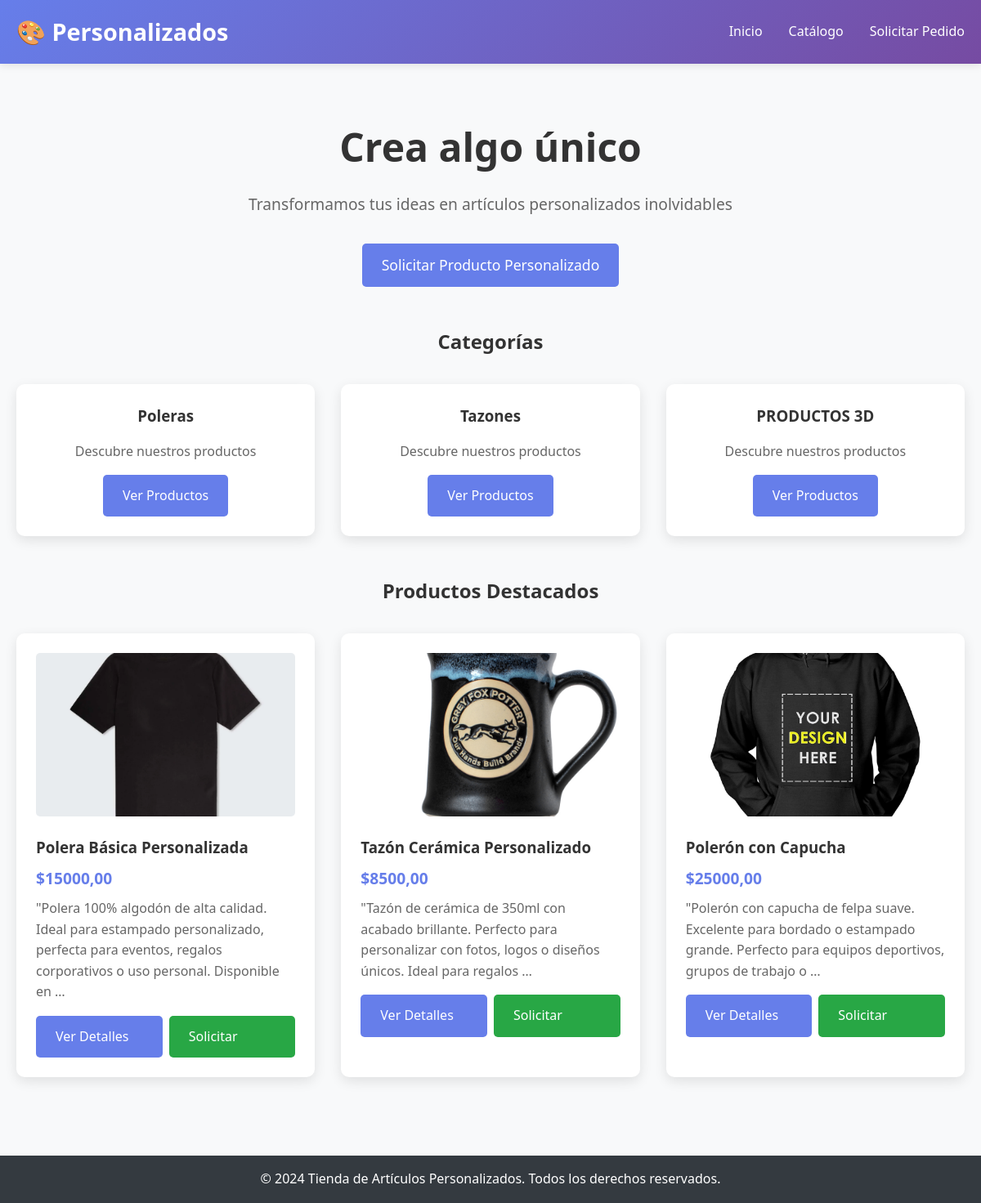
The app's page /, older data.
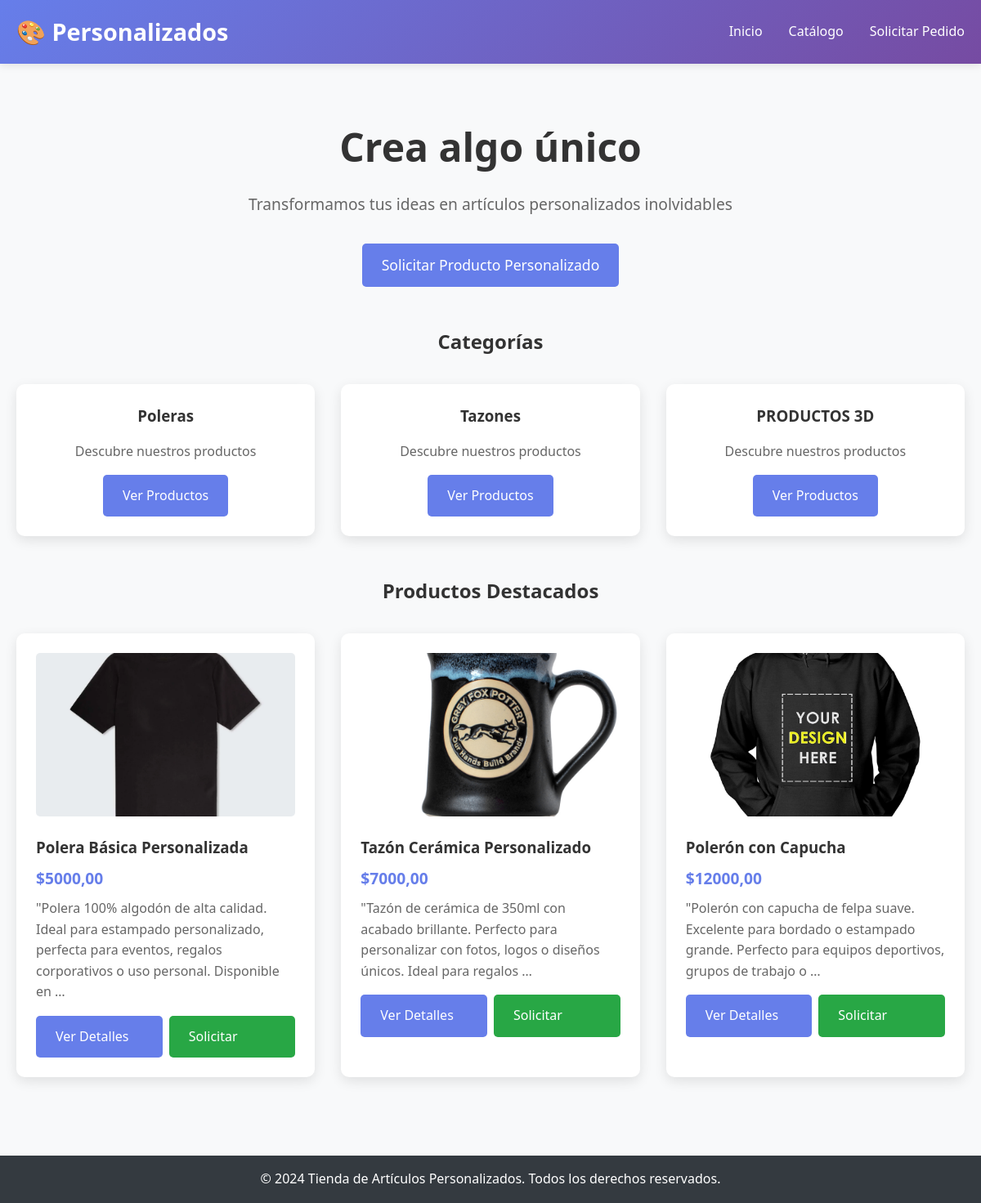
The same page, newer data.
### tienda/models.py (models this page shows, shortened)
class Categoria(models.Model):
    nombre = models.CharField(max_length=100)
    descripcion = models.TextField(blank=True)
    class Meta:
        verbose_name = "Categoría"
        verbose_name_plural = "Categorías"

class Producto(models.Model):
    nombre = models.CharField(max_length=200)
    descripcion = models.TextField()
    categoria = models.ForeignKey(Categoria, on_delete=models.CASCADE)
    precio_base = models.DecimalField(max_digits=10, decimal_places=2)
    activo = models.BooleanField(default=True)
    imagen_1 = models.ImageField(upload_to='productos/', blank=True, null=True)
    imagen_2 = models.ImageField(upload_to='productos/', blank=True, null=True)
    imagen_3 = models.ImageField(upload_to='productos/', blank=True, null=True)
    class Meta:
        verbose_name = "Producto"
        verbose_name_plural = "Productos"

### tienda/views.py (the view)
# urls.py: path('', views.index, name='index'),
def index(request):
    productos_destacados = Producto.objects.filter(activo=True)[:6]
    categorias = Categoria.objects.all()
    return render(request, 'tienda/index.html', {
        'productos_destacados': productos_destacados,
        'categorias': categorias
    })

### templates/tienda/index.html (shortened to what this page needs)
{% extends 'tienda/base.html' %}
{% block content %}
<section style="text-align: center; margin-bottom: 3rem;">
    <h1 style="font-size: 3rem; margin-bottom: 1rem;">Crea algo único</h1>
    <p style="font-size: 1.2rem; color: #666; margin-bottom: 2rem;">
        Transformamos tus ideas en artículos personalizados inolvidables
    </p>
    <a href="{% url 'tienda:solicitar_pedido' %}" class="btn" style="font-size: 1.1rem;">
        Solicitar Producto Personalizado
    </a>
</section>
{% if categorias %}
<section style="margin-bottom: 3rem;">
    <h2 style="text-align: center; margin-bottom: 2rem;">Categorías</h2>
    <div class="grid grid-3">
        {% for categoria in categorias %}
        <div class="card" style="text-align: center;">
            <h3>{{ categoria.nombre }}</h3>
            <p style="color: #666; margin-top: 1rem;">
                {{ categoria.descripcion|default:"Descubre nuestros productos"|truncatewords:10 }}
            </p>
            <a href="{% url 'tienda:catalogo' %}?categoria={{ categoria.id }}" class="btn" style="margin-top: 1rem;">
                Ver Productos
            </a>
        </div>
        {% endfor %}
    </div>
</section>
{% endif %}
<section>
    <h2 style="text-align: center; margin-bottom: 2rem;">Productos Destacados</h2>
    {% if productos_destacados %}
    <div class="grid grid-3">
        {% for producto in productos_destacados %}
        <div class="card">
            {% if producto.imagen_1 %}
            <img src="{{ producto.imagen_1.url }}" alt="{{ producto.nombre }}"
                 style="width: 100%; height: 200px; object-fit: cover; border-radius: 5px; margin-bottom: 1rem;">
            {% else %}
            <div style="width: 100%; height: 200px; background: #f0f0f0; display: flex; align-items: center; justify-content: center; border-radius: 5px; margin-bottom: 1rem;">
                <span style="color: #999;">🖼️ Sin imagen</span>
            </div>
            {% endif %}
            <h3>{{ producto.nombre }}</h3>
            <p style="color: #667eea; font-weight: bold; font-size: 1.2rem; margin: 0.5rem 0;">
                ${{ producto.precio_base }}
            </p>
            <p style="color: #666; margin-bottom: 1rem;">
                {{ producto.descripcion|truncatewords:20 }}
            </p>
            <div style="display: flex; gap: 0.5rem;">
                <a href="{% url 'tienda:detalle_producto' producto.id %}" class="btn" style="flex: 1;">
                    Ver Detalles
                </a>
                <a href="{% url 'tienda:solicitar_pedido' %}?producto={{ producto.id }}"
                   class="btn" style="flex: 1; background: #28a745;">
                    Solicitar
                </a>
            </div>
        </div>
        {% endfor %}
    </div>
    {% endif %}
</section>
{% endblock %}

### templates/tienda/base.html (shortened to what this page needs)
<!DOCTYPE html>
<html lang="es">
<head>
</head>
<body>
    <header>
        <div class="container">
            <nav>
                <div class="logo">🎨 Personalizados</div>
                <ul class="nav-links">
                    <li><a href="{% url 'tienda:index' %}">Inicio</a></li>
                    <li><a href="{% url 'tienda:catalogo' %}">Catálogo</a></li>
                    <li><a href="{% url 'tienda:solicitar_pedido' %}">Solicitar Pedido</a></li>
                </ul>
            </nav>
        </div>
    </header>
    <main>
<main>
    <div class="container">
        {% block content %}
        {% endblock %}
    </div>
</main>
    </main>
    <footer>
        <div class="container">
            <p>&copy; 2024 Tienda de Artículos Personalizados. Todos los derechos reservados.</p>
        </div>
    </footer>
</body>
</html>

### templates/tienda/base.html (style rules this page uses)
* { margin: 0; padding: 0; box-sizing: border-box; }
body { font-family: 'Segoe UI', Tahoma, Geneva, Verdana, sans-serif; line-height: 1.6; color: #333; background-color: #f8f9fa; }
.container { max-width: 1200px; margin: 0 auto; padding: 0 20px; }
header { background: linear-gradient(135deg, #667eea 0%, #764ba2 100%); color: white; padding: 1rem 0; box-shadow: 0 2px 10px rgba(0,0,0,0.1); }
nav { display: flex; justify-content: space-between; align-items: center; }
.logo { font-size: 1.8rem; font-weight: bold; }
.nav-links { display: flex; list-style: none; gap: 2rem; }
.nav-links a { color: white; text-decoration: none; font-weight: 500; transition: opacity 0.3s; }
main { min-height: calc(100vh - 140px); padding: 2rem 0; }
footer { background: #343a40; color: white; text-align: center; padding: 1rem 0; margin-top: 2rem; }
.btn { display: inline-block; padding: 0.8rem 1.5rem; background: #667eea; color: white; text-decoration: none; border-radius: 5px; border: none; cursor: pointer; transition: background 0.3s; }
.grid { display: grid; gap: 2rem; }
.grid-3 { grid-template-columns: repeat(auto-fit, minmax(300px, 1fr)); }
.card { background: white; border-radius: 10px; padding: 1.5rem; box-shadow: 0 5px 15px rgba(0,0,0,0.1); transition: transform 0.3s; }

Row changes from the older to the newer data that the page shows:
changed Producto "Polera Básica Personalizada": precio_base "15000,00" → "5000,00"
changed Producto "Tazón Cerámica Personalizado": precio_base "8500,00" → "7000,00"
changed Producto "Polerón con Capucha": precio_base "25000,00" → "12000,00"
